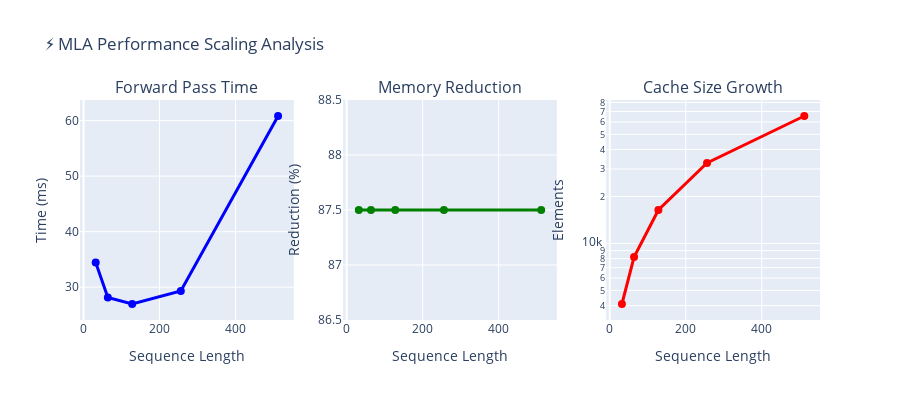

The code cell stored with this chart in its notebook:
### Markdown cell above
### 🔬 Deep Dive: Benchmarking Implementation Strategy

Now we'll implement a rigorous benchmarking methodology that reveals the true scaling characteristics of MLA. This isn't just performance measurement—it's a scientific analysis that will prove MLA's revolutionary efficiency gains across the sequence lengths that matter in real-world applications.

### 🎯 Sequence Length Selection Strategy

**The [32, 64, 128, 256, 512] Progression:**

**32 Tokens (Baseline):**
- **Real-world equivalent**: Short sentences, code snippets
- **Benchmarking purpose**: Establishes baseline performance characteristics
- **Memory impact**: Minimal cache size, good for measuring overhead

**64 Tokens (2x Scale):**
- **Real-world equivalent**: Paragraphs, short conversations
- **Scaling test**: Should show 2x time, 2x cache size if linear
- **Memory validation**: First test of consistent compression ratio

**128 Tokens (4x Scale):**
- **Real-world equivalent**: Document sections, medium conversations
- **Critical threshold**: Where memory savings become significant
- **Performance indicator**: Linear vs. quadratic scaling becomes apparent

**256 Tokens (8x Scale):**
- **Real-world equivalent**: Long documents, extended conversations
- **Memory pressure**: Where standard attention starts struggling
- **MLA advantage**: Compression benefits become dramatic

**512 Tokens (16x Scale):**
- **Real-world equivalent**: Full documents, long-form content
- **Stress test**: Maximum sequence length for our analysis
- **Scalability proof**: Demonstrates production readiness

### 📊 Measurement Methodology Deep Analysis

**Warm-up Strategy (`use_cache=False`):**
- **JIT compilation**: TensorFlow compiles operations on first run
- **Memory allocation**: GPU memory gets allocated and optimized
- **Cache initialization**: Internal TensorFlow caches get populated
- **Timing accuracy**: Eliminates one-time setup costs from measurements

**Multi-Run Averaging (5 iterations):**
- **Statistical stability**: Reduces impact of system noise and variability
- **GPU scheduling**: Accounts for GPU context switching and memory management
- **Thermal effects**: Averages out GPU thermal throttling variations
- **Precision improvement**: 5 runs provide good balance of accuracy vs. time

**Cache-Enabled Testing (`use_cache=True`):**
- **Real-world simulation**: Matches actual inference patterns
- **Memory measurement**: Captures true cache storage requirements
- **Performance realism**: Includes cache management overhead
- **Production relevance**: Tests the configuration used in deployment

### 🔍 Metrics Collection Strategy

**Forward Pass Time (Milliseconds):**
- **Computational efficiency**: Direct measure of processing speed
- **Scaling analysis**: Linear vs. quadratic growth patterns
- **Hardware utilization**: How well MLA uses available compute
- **Production readiness**: Real-time inference capability assessment

**Memory Reduction Percentage:**
- **Consistency validation**: Should maintain ~87.5% across all lengths
- **Compression stability**: Proves compression quality doesn't degrade
- **Scalability indicator**: Memory benefits scale with sequence length
- **Cost implications**: Direct translation to hardware cost savings

**Cache Size Elements:**
- **Linear growth proof**: Should grow exactly linearly with sequence length
- **Memory footprint**: Actual storage requirements for deployment
- **Scaling comparison**: Dramatic difference from quadratic standard attention
- **Hardware planning**: Data for memory capacity planning

This benchmarking will provide definitive proof that MLA delivers on its promises across the sequence lengths that matter for real applications!

### Code cell
# ⚡ Benchmark MLA performance across sequence lengths
def benchmark_mla_performance():
    """
    Benchmark MLA across different sequence lengths
    """
    seq_lengths = [32, 64, 128, 256, 512]
    forward_times = []
    memory_reductions = []
    cache_sizes = []
    
    print("⚡ Benchmarking MLA Performance...")
    print("=" * 40)
    
    for seq_len in seq_lengths:
        # Create test input for this sequence length
        test_input = tf.random.normal([1, seq_len, mla_config['d_model']])
        
        # Warm up
        _ = mla(test_input, use_cache=False, training=False)
        
        # Benchmark forward pass
        start_time = time.time()
        for _ in range(5):  # Average over 5 runs
            output, cache = mla(test_input, use_cache=True, training=False)
        avg_time = (time.time() - start_time) / 5
        
        # Get memory stats
        mem_stats = mla.get_memory_stats(1, seq_len)
        
        forward_times.append(avg_time * 1000)  # Convert to ms
        memory_reductions.append(mem_stats['memory_reduction'] * 100)
        cache_sizes.append(mem_stats['mla_cache_elements'])
        
        print(f"   Seq {seq_len:3d}: {avg_time*1000:6.2f}ms, {mem_stats['memory_reduction']:6.1%} reduction")
    
    return seq_lengths, forward_times, memory_reductions, cache_sizes

# Run the benchmark
seq_lens, times, reductions, cache_sizes = benchmark_mla_performance()

# Create performance visualization
fig = make_subplots(
    rows=1, cols=3,
    subplot_titles=('Forward Pass Time', 'Memory Reduction', 'Cache Size Growth'),
    specs=[[{"secondary_y": False}, {"secondary_y": False}, {"secondary_y": False}]]
)

# Forward pass time
fig.add_trace(
    go.Scatter(
        x=seq_lens, y=times,
        mode='lines+markers',
        name='Forward Time',
        line=dict(color='blue', width=3),
        marker=dict(size=8)
    ),
    row=1, col=1
)

# Memory reduction
fig.add_trace(
    go.Scatter(
        x=seq_lens, y=reductions,
        mode='lines+markers',
        name='Memory Reduction',
        line=dict(color='green', width=3),
        marker=dict(size=8)
    ),
    row=1, col=2
)

# Cache size (log scale)
fig.add_trace(
    go.Scatter(
        x=seq_lens, y=cache_sizes,
        mode='lines+markers',
        name='Cache Size',
        line=dict(color='red', width=3),
        marker=dict(size=8)
    ),
    row=1, col=3
)

fig.update_layout(
    title='⚡ MLA Performance Scaling Analysis',
    height=400,
    showlegend=False
)

fig.update_xaxes(title_text="Sequence Length", row=1, col=1)
fig.update_xaxes(title_text="Sequence Length", row=1, col=2)
fig.update_xaxes(title_text="Sequence Length", row=1, col=3)

fig.update_yaxes(title_text="Time (ms)", row=1, col=1)
fig.update_yaxes(title_text="Reduction (%)", row=1, col=2)
fig.update_yaxes(title_text="Elements", type="log", row=1, col=3)

fig.show()

print(f"\n📊 Performance Summary:")
print(f"   • Time scaling: {times[-1]/times[0]:.1f}x for {seq_lens[-1]/seq_lens[0]:.1f}x sequence length")
print(f"   • Consistent memory reduction: {np.mean(reductions):.1f}% ± {np.std(reductions):.1f}%")
print(f"   • Cache grows linearly: {cache_sizes[-1]/cache_sizes[0]:.1f}x")

### Figure 1 — Plotly figure (JSON) as saved in the notebook; plotly's stock layout.template omitted (floating-point values rounded to 4 significant figures)
{"data": [{"line": {"color": "blue", "width": 3}, "marker": {"size": 8}, "mode": "lines+markers", "name": "Forward Time", "type": "scatter", "x": [32, 64, 128, 256, 512], "xaxis": "x", "y": [34.43, 28.13, 26.97, 29.33, 60.84], "yaxis": "y"}, {"line": {"color": "green", "width": 3}, "marker": {"size": 8}, "mode": "lines+markers", "name": "Memory Reduction", "type": "scatter", "x": [32, 64, 128, 256, 512], "xaxis": "x2", "y": [87.5, 87.5, 87.5, 87.5, 87.5], "yaxis": "y2"}, {"line": {"color": "red", "width": 3}, "marker": {"size": 8}, "mode": "lines+markers", "name": "Cache Size", "type": "scatter", "x": [32, 64, 128, 256, 512], "xaxis": "x3", "y": [4096, 8192, 16384, 32768, 65536], "yaxis": "y3"}], "layout": {"annotations": [{"font": {"size": 16}, "showarrow": false, "text": "Forward Pass Time", "x": 0.1444, "xanchor": "center", "xref": "paper", "y": 1, "yanchor": "bottom", "yref": "paper"}, {"font": {"size": 16}, "showarrow": false, "text": "Memory Reduction", "x": 0.5, "xanchor": "center", "xref": "paper", "y": 1, "yanchor": "bottom", "yref": "paper"}, {"font": {"size": 16}, "showarrow": false, "text": "Cache Size Growth", "x": 0.8556, "xanchor": "center", "xref": "paper", "y": 1, "yanchor": "bottom", "yref": "paper"}], "height": 400, "showlegend": false, "title": {"text": "⚡ MLA Performance Scaling Analysis"}, "xaxis": {"anchor": "y", "domain": [0, 0.2889], "title": {"text": "Sequence Length"}}, "xaxis2": {"anchor": "y2", "domain": [0.3556, 0.6444], "title": {"text": "Sequence Length"}}, "xaxis3": {"anchor": "y3", "domain": [0.7111, 1], "title": {"text": "Sequence Length"}}, "yaxis": {"anchor": "x", "domain": [0, 1], "title": {"text": "Time (ms)"}}, "yaxis2": {"anchor": "x2", "domain": [0, 1], "title": {"text": "Reduction (%)"}}, "yaxis3": {"anchor": "x3", "domain": [0, 1], "title": {"text": "Elements"}, "type": "log"}}}
